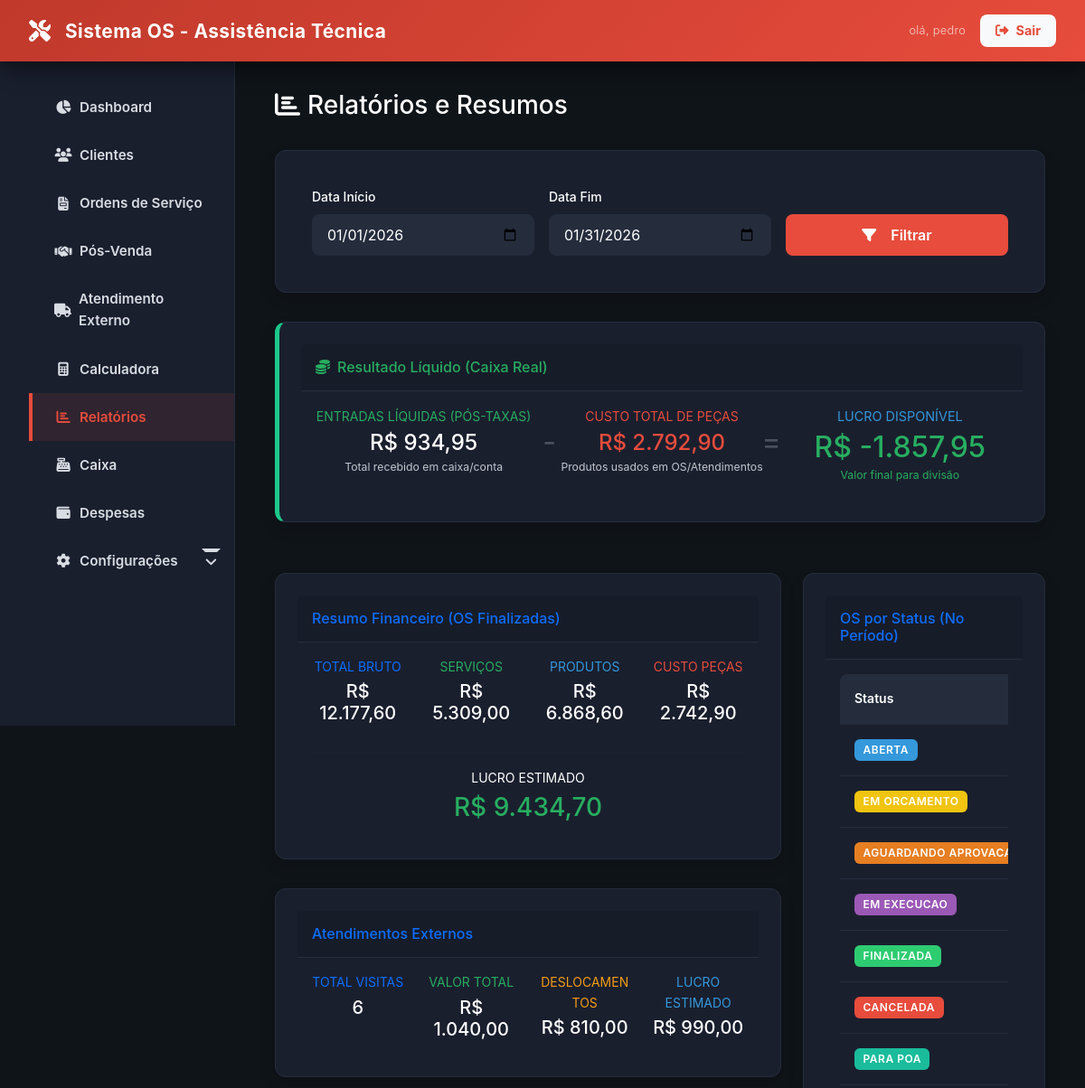
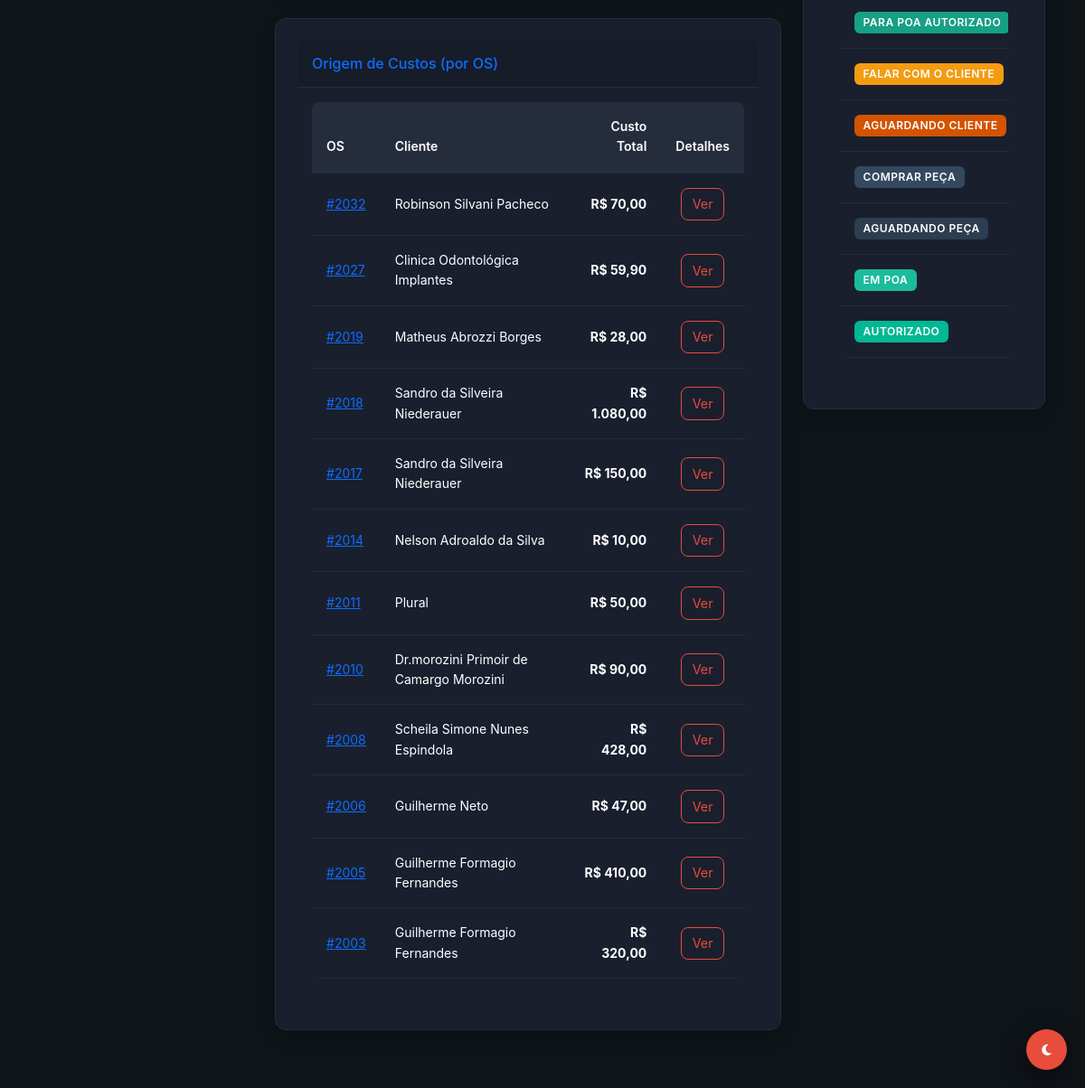
Screenshot of /relatorios (signed in) with the database file from the repository (2 pictures, top to bottom).
### tables this page shows
CREATE TABLE `ordens_servico` (
  `id` int NOT NULL,
  `cliente_id` int NOT NULL,
  `equipamento_id` int DEFAULT NULL,
  `defeito_relatado` text NOT NULL,
  `laudo_tecnico` text,
  `valor_total_produtos` decimal(10,2) DEFAULT '0.00',
  `valor_total_servicos` decimal(10,2) DEFAULT '0.00',
  `valor_total_os` decimal(10,2) DEFAULT '0.00',
  `valor_desconto` decimal(10,2) DEFAULT '0.00',
  `status_atual_id` int NOT NULL,
  `status_pagamento` enum('pendente','pago','parcial') DEFAULT 'pendente',
  `status_entrega` enum('nao_entregue','entregue') DEFAULT 'nao_entregue',
  `ativo` tinyint(1) DEFAULT '1',
  `created_at` timestamp NULL DEFAULT CURRENT_TIMESTAMP,
  `updated_at` timestamp NULL DEFAULT NULL
);

CREATE TABLE `clientes` (
  `id` int NOT NULL,
  `nome_completo` varchar(150) NOT NULL,
  `tipo_pessoa` varchar(20) NOT NULL,
  `documento` varchar(20) DEFAULT NULL,
  `email` varchar(150) DEFAULT NULL,
  `telefone_principal` varchar(20) DEFAULT NULL,
  `telefone_secundario` varchar(20) DEFAULT NULL,
  `endereco_logradouro` varchar(150) DEFAULT NULL,
  `endereco_numero` varchar(10) DEFAULT NULL,
  `endereco_bairro` varchar(60) DEFAULT NULL,
  `endereco_cidade` varchar(60) DEFAULT NULL,
  `data_nascimento` date DEFAULT NULL,
  `observacoes` text,
  `ativo` tinyint(1) DEFAULT '1',
  `created_at` timestamp NULL DEFAULT CURRENT_TIMESTAMP,
  `updated_at` timestamp NULL DEFAULT NULL
);

### app/Views/relatorios/index.php (the view, shortened to what the rows shown need)
<div class="container-fluid">
    <div class="d-flex justify-content-between align-items-center mb-4">
        <h2 class="h3 mb-0" style="color: var(--text-primary, #fff);"><i class="fas fa-chart-bar me-2"></i>Relatórios e Resumos</h2>
    </div>
    <div class="card shadow mb-4" style="background-color: var(--bg-secondary); border-color: var(--border-color);">
        <div class="card-body">
            <form method="GET" class="row g-3 align-items-end">
                <div class="col-md-4">
                    <label class="form-label" style="color: var(--text-primary);">Data Início</label>
                    <input type="date" name="data_inicio" class="form-control" value="<?php echo $filtros['data_inicio']; ?>" style="background-color: var(--bg-tertiary); color: var(--text-primary); border: 1px solid var(--border-color);">
                </div>
                <div class="col-md-4">
                    <label class="form-label" style="color: var(--text-primary);">Data Fim</label>
                    <input type="date" name="data_fim" class="form-control" value="<?php echo $filtros['data_fim']; ?>" style="background-color: var(--bg-tertiary); color: var(--text-primary); border: 1px solid var(--border-color);">
                </div>
                <div class="col-md-4">
                    <button type="submit" class="btn btn-primary w-100">
                        <i class="fas fa-filter me-2"></i>Filtrar
                    </button>
                </div>
            </form>
        </div>
    </div>
    <div class="row">
        <div class="col-12 mb-4">
            <div class="card shadow" style="background-color: var(--bg-secondary); border-color: var(--border-color); border-left: 5px solid #1cc88a;">
                <div class="card-header py-3" style="background-color: rgba(0,0,0,0.1); border-bottom: 1px solid var(--border-color);">
                    <h6 class="m-0 font-weight-bold text-success"><i class="fas fa-coins me-2"></i>Resultado Líquido (Caixa Real)</h6>
                </div>
                <div class="card-body">
                    <div class="row text-center align-items-center">
                        <div class="col-md-4 mb-2 mb-md-0">
                            <div class="text-xs font-weight-bold text-success text-uppercase mb-1">Entradas Líquidas (Pós-Taxas)</div>
                            <div class="h4 mb-0 font-weight-bold" style="color: var(--text-primary, #fff);">
                                R$ <?php echo number_format($lucroReal['receita_liquida'] ?? 0, 2, ',', '.'); ?>
                            </div>
                            <small class="text-muted">Total recebido em caixa/conta</small>
                        </div>
                        <div class="col-md-4 mb-2 mb-md-0 position-relative">
                            <div class="d-none d-md-block position-absolute" style="left: 0; top: 50%; transform: translateY(-50%); font-size: 2rem; color: var(--text-muted); opacity: 0.3;">-</div>
                            <div class="text-xs font-weight-bold text-danger text-uppercase mb-1">Custo Total de Peças</div>
                            <div class="h4 mb-0 font-weight-bold text-danger">
                                R$ <?php echo number_format($lucroReal['custo_pecas'] ?? 0, 2, ',', '.'); ?>
                            </div>
                            <small class="text-muted">Produtos usados em OS/Atendimentos</small>
                            <div class="d-none d-md-block position-absolute" style="right: 0; top: 50%; transform: translateY(-50%); font-size: 2rem; color: var(--text-muted); opacity: 0.3;">=</div>
                        </div>
                        <div class="col-md-4">
                            <div class="text-xs font-weight-bold text-info text-uppercase mb-1" style="font-size: 0.9rem;">Lucro Disponível</div>
                            <div class="h2 mb-0 font-weight-bold text-success">
                                R$ <?php echo number_format($lucroReal['lucro_real'] ?? 0, 2, ',', '.'); ?>
                            </div>
                            <small class="text-success font-weight-bold">Valor final para divisão</small>
                        </div>
                    </div>
                </div>
            </div>
        </div>
    </div>
    <div class="row">
        <div class="col-xl-8 col-lg-7">
            <div class="card shadow mb-4" style="background-color: var(--bg-secondary); border-color: var(--border-color);">
                <div class="card-header py-3 d-flex flex-row align-items-center justify-content-between" style="background-color: rgba(0,0,0,0.1); border-bottom: 1px solid var(--border-color);">
                    <h6 class="m-0 font-weight-bold text-primary">Resumo Financeiro (OS Finalizadas)</h6>
                </div>
                <div class="card-body">
                    <div class="row text-center">
                        <div class="col-md-3 mb-3">
                            <div class="text-xs font-weight-bold text-primary text-uppercase mb-1">Total Bruto</div>
                            <div class="h5 mb-0 font-weight-bold" style="color: var(--text-primary, #fff);">R$ <?php echo number_format($financeiro['total_bruto'] ?? 0, 2, ',', '.'); ?></div>
                        </div>
                        <div class="col-md-3 mb-3">
                            <div class="text-xs font-weight-bold text-success text-uppercase mb-1">Serviços</div>
                            <div class="h5 mb-0 font-weight-bold" style="color: var(--text-primary, #fff);">R$ <?php echo number_format($financeiro['total_servicos'] ?? 0, 2, ',', '.'); ?></div>
                        </div>
                        <div class="col-md-3 mb-3">
                            <div class="text-xs font-weight-bold text-info text-uppercase mb-1">Produtos</div>
                            <div class="h5 mb-0 font-weight-bold" style="color: var(--text-primary, #fff);">R$ <?php echo number_format($financeiro['total_produtos'] ?? 0, 2, ',', '.'); ?></div>
                        </div>
                        <div class="col-md-3 mb-3">
                            <div class="text-xs font-weight-bold text-danger text-uppercase mb-1">Custo Peças</div>
                            <div class="h5 mb-0 font-weight-bold" style="color: var(--text-primary, #fff);">R$ <?php echo number_format($financeiro['total_custo'] ?? 0, 2, ',', '.'); ?></div>
                        </div>
                    </div>
                    <hr style="border-top: 1px solid var(--border-color);">
                    <div class="text-center">
                        <?php
                            $lucro = ($financeiro['total_bruto'] ?? 0) - ($financeiro['total_custo'] ?? 0);
                            $corLucro = $lucro >= 0 ? 'text-success' : 'text-danger';
                        ?>
                        <div class="text-sm font-weight-bold text-uppercase mb-1" style="color: var(--text-primary);">Lucro Estimado</div>
                        <div class="h3 mb-0 font-weight-bold <?php echo $corLucro; ?>">R$ <?php echo number_format($lucro, 2, ',', '.'); ?></div>
                    </div>
                </div>
            </div>
            <div class="card shadow mb-4" style="background-color: var(--bg-secondary); border-color: var(--border-color);">
                <div class="card-header py-3" style="background-color: rgba(0,0,0,0.1); border-bottom: 1px solid var(--border-color);">
                    <h6 class="m-0 font-weight-bold text-primary">Atendimentos Externos</h6>
                </div>
                <div class="card-body">
                    <div class="row">
                        <div class="col-md-3 text-center">
                            <div class="text-xs font-weight-bold text-primary text-uppercase mb-1">Total Visitas</div>
                            <div class="h5 mb-0 font-weight-bold" style="color: var(--text-primary, #fff);"><?php echo $atendimentos['total'] ?? 0; ?></div>
                        </div>
                        <div class="col-md-3 text-center">
                            <div class="text-xs font-weight-bold text-success text-uppercase mb-1">Valor Total</div>
                            <div class="h5 mb-0 font-weight-bold" style="color: var(--text-primary, #fff);">R$ <?php echo number_format($atendimentos['valor_total'] ?? 0, 2, ',', '.'); ?></div>
                        </div>
                        <div class="col-md-3 text-center">
                            <div class="text-xs font-weight-bold text-warning text-uppercase mb-1">Deslocamentos</div>
                            <div class="h5 mb-0 font-weight-bold" style="color: var(--text-primary, #fff);">R$ <?php echo number_format($atendimentos['valor_deslocamento'] ?? 0, 2, ',', '.'); ?></div>
                        </div>
                        <div class="col-md-3 text-center">
                            <div class="text-xs font-weight-bold text-info text-uppercase mb-1">Lucro Estimado</div>
                            <div class="h5 mb-0 font-weight-bold" style="color: var(--text-primary, #fff);">R$ <?php echo number_format($atendimentos['lucro_total'] ?? 0, 2, ',', '.'); ?></div>
                        </div>
                    </div>
                </div>
            </div>
            <div class="card shadow mb-4" style="background-color: var(--bg-secondary); border-color: var(--border-color);">
                <div class="card-header py-3 d-flex flex-row align-items-center justify-content-between" style="background-color: rgba(0,0,0,0.1); border-bottom: 1px solid var(--border-color);">
                    <h6 class="m-0 font-weight-bold text-primary">Origem de Custos (por OS)</h6>
                </div>
                <div class="card-body">
                    <div class="table-responsive">
                        <table class="table table-sm table-hover" style="color: var(--text-primary);">
                            <thead>
                                <tr style="border-bottom: 1px solid var(--border-color);">
                                    <th style="color: var(--text-primary);">OS</th>
                                    <th style="color: var(--text-primary);">Cliente</th>
                                    <th class="text-end" style="color: var(--text-primary);">Custo Total</th>
                                    <th class="text-center" style="color: var(--text-primary);">Detalhes</th>
                                </tr>
                            </thead>
                            <tbody>
                                <?php if (empty($custosPorOS ?? [])): ?>
                                    <tr><td colspan="4">Sem custos registrados no período.</td></tr>
                                <?php else: ?>
                                    <?php foreach ($custosPorOS as $row): ?>
                                        <tr>
                                            <td><a href="<?php echo BASE_URL; ?>ordens/view?id=<?php echo (int)$row['os_id']; ?>">#<?php echo (int)$row['os_id']; ?></a></td>
                                            <td><?php echo htmlspecialchars($row['cliente_nome'] ?? ''); ?></td>
                                            <td class="text-end"><strong>R$ <?php echo number_format((float)($row['custo_total'] ?? 0), 2, ',', '.'); ?></strong></td>
                                            <td class="text-center">
                                                <button class="btn btn-sm btn-outline-primary" type="button" onclick="toggleDetalhes('os-<?php echo (int)$row['os_id']; ?>')">Ver</button>
                                            </td>
                                        </tr>
                                    <?php endforeach; ?>
                                <?php endif; ?>
                            </tbody>
                        </table>
                    </div>
                </div>
            </div>
        </div>
        <div class="col-xl-4 col-lg-5">
            <div class="card shadow mb-4" style="background-color: var(--bg-secondary); border-color: var(--border-color);">
                <div class="card-header py-3" style="background-color: rgba(0,0,0,0.1); border-bottom: 1px solid var(--border-color);">
                    <h6 class="m-0 font-weight-bold text-primary">OS por Status (No Período)</h6>
                </div>
                <div class="card-body">
                    <div class="table-responsive">
                        <table class="table table-sm table-hover" style="color: var(--text-primary);">
                            <thead>
                                <tr style="border-bottom: 1px solid var(--border-color);">
                                    <th style="color: var(--text-primary);">Status</th>
                                </tr>
                            </thead>
                            <tbody>
                                <?php foreach ($statusResumo as $status): ?>
                                <tr style="border-bottom: 1px solid var(--border-color);">
                                    <td>
                                        <span class="badge" style="background-color: <?php echo $status['cor']; ?>; color: #fff;">
                                            <?php echo $status['nome']; ?>
                                        </span>
                                    </td>
                                </tr>
                                <?php endforeach; ?>
                            </tbody>
                        </table>
                    </div>
                </div>
            </div>
        </div>
    </div>
</div>

### app/Core/Router.php (shortened to what the rows shown need)
<?php
class Router
{
    protected array $routes = [];
    public function add(string $method, string $uri, string $controller): void
    {
        $this->routes[] = [
            'uri' => trim($uri, '/'),
            'controller' => $controller,
            'method' => strtoupper($method),
        ];
    }
    public function dispatch(string $uri, string $method): void
    {
        $uri = trim($uri, '/');
        $method = strtoupper($method);
        foreach ($this->routes as $route) {
            if ($route['uri'] === $uri && $route['method'] === $method) {
                $parts = explode('@', $route['controller']);
                $action = $parts[1] ?? 'index';
                $controller = new $controllerClass();
                $controller->$action();
                return;
            }
        }
    }
}

### rows the page displays
ordens_servico: id "2032", cliente.nome_completo "Robinson Silvani Pacheco", custo_total "70,00"
ordens_servico: id "2027", cliente.nome_completo "Clinica Odontológica Implantes", custo_total "59,90"
ordens_servico: id "2019", cliente.nome_completo "Matheus Abrozzi Borges", custo_total "28,00"
ordens_servico: id "2018", cliente.nome_completo "Sandro da Silveira Niederauer", custo_total "1.080,00"
ordens_servico: id "2017", cliente.nome_completo "Sandro da Silveira Niederauer", custo_total "150,00"
ordens_servico: id "2014", cliente.nome_completo "Nelson Adroaldo da Silva", custo_total "10,00"
ordens_servico: id "2011", cliente.nome_completo "Plural", custo_total "50,00"
ordens_servico: id "2010", cliente.nome_completo "Dr.morozini Primoir de Camargo Morozini", custo_total "90,00"
ordens_servico: id "2008", cliente.nome_completo "Scheila Simone Nunes Espindola", custo_total "428,00"
ordens_servico: id "2006", cliente.nome_completo "Guilherme Neto", custo_total "47,00"
ordens_servico: id "2005", cliente.nome_completo "Guilherme Formagio Fernandes", custo_total "410,00"
ordens_servico: id "2003", cliente.nome_completo "Guilherme Formagio Fernandes", custo_total "320,00"

### other values shown
$lucroReal['receita_liquida'] "934,95"
$lucroReal['custo_pecas'] "2.792,90"
$lucroReal['lucro_real'] "-1.857,95"
$financeiro['total_bruto'] "12.177,60"
$financeiro['total_servicos'] "5.309,00"
$financeiro['total_produtos'] "6.868,60"
$financeiro['total_custo'] "2.742,90"
$lucro "9.434,70"
$atendimentos['total'] "6"
$atendimentos['valor_total'] "1.040,00"
$atendimentos['valor_deslocamento'] "810,00"
$atendimentos['lucro_total'] "990,00"
$status['nome'] "ABERTA"
$status['nome'] "EM ORCAMENTO"
$status['nome'] "AGUARDANDO…"
